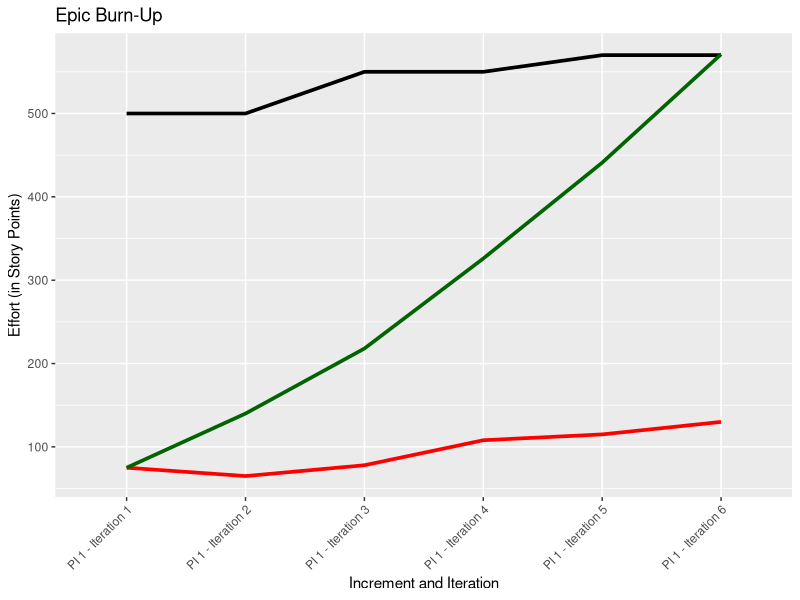
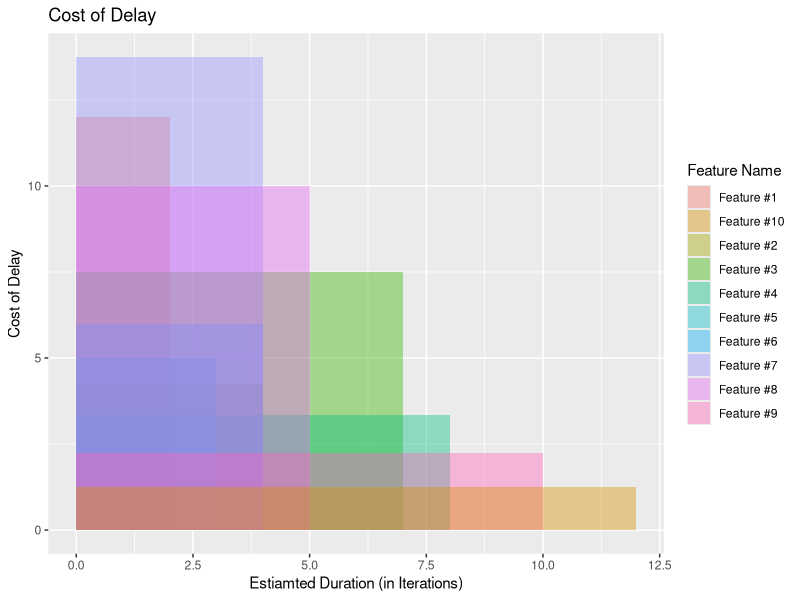
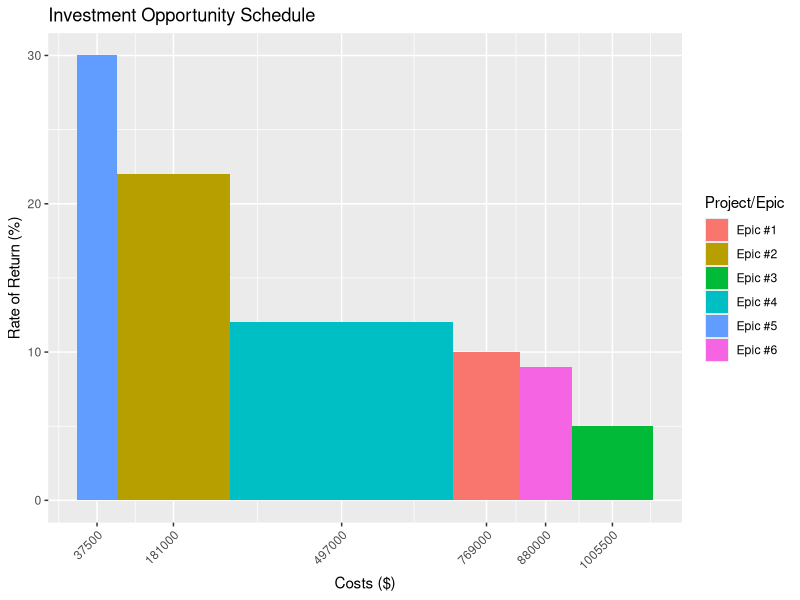
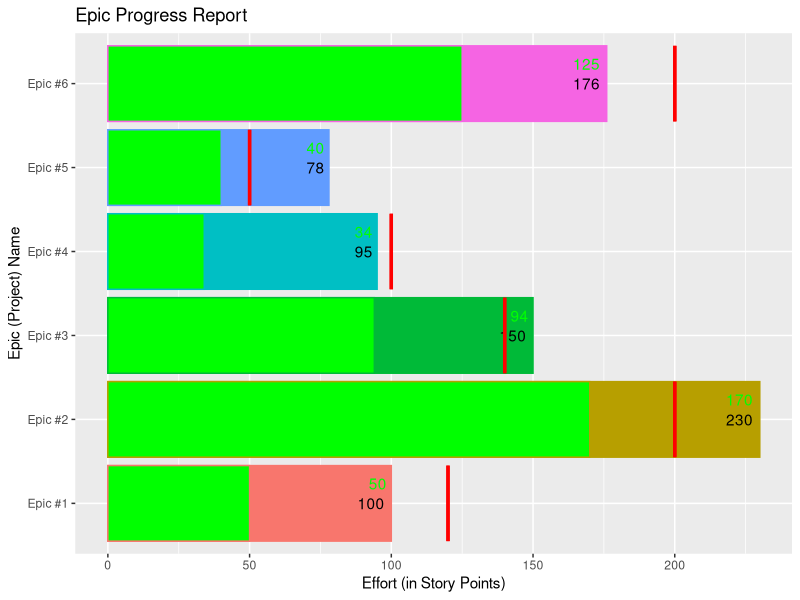
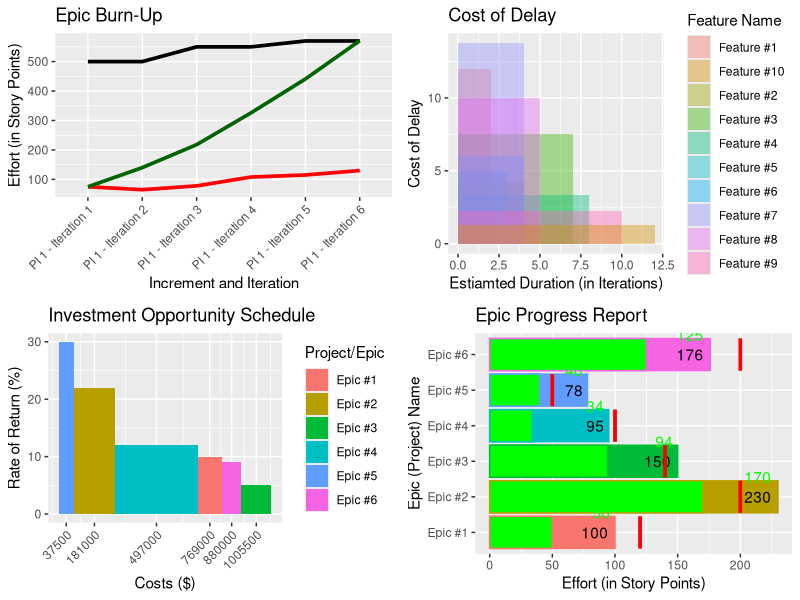

Write R code to recreate these figures, in order.
## ---- chunk 1
#Functions to produce visuals aiding in Portfolio Project Selection and Justification
install.packages("ggplot2")
install.packages("gridExtra")
library(ggplot2)
library(gridExtra)

#Epic Burn-Up Chart Visual
generateEpicBurnUp <- function(iterationName, initialEstimate, actualStoryPoints, cumulativeStoryPoints) {

    df <- data.frame(iterationName, initialEstimate, actualStoryPoints, cumulativeStoryPoints)

    ggplot(df, aes(x = iterationName, y = initialEstimate, group = 1)) +
      geom_line(aes(y = initialEstimate), lwd = 1.25) +
      ggtitle("Epic Burn-Up") +
      xlab("Increment and Iteration") +
      ylab("Effort (in Story Points)") +
      geom_line(aes(y = actualStoryPoints), col = "red", lwd = 1.25) +
      geom_line(aes(y = cumulativeStoryPoints), col = "darkgreen", lwd = 1.25) +
      theme(axis.text.x = element_text(angle = 45, hjust = 1))
}

#Weight Shortest Job First (WSJF) Visual
generateWsjf <- function(featureName, duration, cod) {

    weight <- cod / duration
    df <- data.frame(featureName, duration, cod, weight)
    df$loc <- df$duration / 2

    ggplot(df, aes(x = loc, y = cod, width = duration)) +
      geom_bar(aes(fill = featureName), stat = "identity", position = "identity", alpha = .4) +
      ggtitle("Cost of Delay") +
      guides(fill = guide_legend(title = "Feature Name")) +
      xlab("Estiamted Duration (in Iterations)") +
      ylab("Cost of Delay")
}

#Investment Opportunity Schedule (IOS)
generateIos <- function(projectName, projectReturnRate, projectCost) {

    projectReturnRate <- projectReturnRate * 100
    df <- data.frame(projectName, projectReturnRate, projectCost)
    df <- df[with(df, order(-projectReturnRate)),]
    df$loc <- cumsum(df$projectCost) - df$projectCost / 2

    ggplot(df, aes(x = loc, y = projectReturnRate, width = projectCost)) +
      geom_bar(aes(fill = projectName), stat = "identity") +
      scale_x_continuous(breaks = df$loc) +
      ggtitle("Investment Opportunity Schedule") +
      xlab("Costs ($)") +
      ylab("Rate of Return (%)") +
      guides(fill = guide_legend(title = "Project/Epic")) +
      theme(axis.text.x = element_text(angle = 45, hjust = 1))
}

#Epic Progress Bars
generateEpicProgress <- function(epicNames, startDates, targetDates, totalFeaturePoints, completedFeaturePoints, initialEstimates) {

    df <- data.frame(epicNames, startDates, targetDates, totalFeaturePoints, completedFeaturePoints, initialEstimates)
    df$percentComplete <- completedFeaturePoints / totalFeaturePoints
    df$remainingPoints <- totalFeaturePoints - completedFeaturePoints

    ggplot(df, aes(x = epicNames, y = totalFeaturePoints, color = epicNames)) +
      geom_bar(aes(y = totalFeaturePoints, fill = epicNames), stat = "identity") +
      geom_text(aes(label = totalFeaturePoints), col = "black", hjust = 1.25) +
      geom_bar(aes(y = completedFeaturePoints), fill = "green", stat = "identity") +
      geom_text(aes(label = completedFeaturePoints), col = "green", hjust = 1.25, vjust = -1.15) +
      geom_errorbar(aes(ymin = initialEstimates, ymax = initialEstimates), col = "red", lwd = 1.15) +
      coord_flip() +
      ggtitle("Epic Progress Report") +
      xlab("Epic (Project) Name") +
      ylab("Effort (in Story Points)") +
      theme(legend.position = "none")
}
## ---- chunk 2
#Epic Burn-Up Chart Visual Example
iterationName <- c("PI 1 - Iteration 1", "PI 1 - Iteration 2", "PI 1 - Iteration 3", "PI 1 - Iteration 4", "PI 1 - Iteration 5", "PI 1 - Iteration 6")
initialEstimate <- c(500, 500, 550, 550, 570, 570)
actualStoryPoints <- c(75, 65, 78, 108, 115, 130)
cumulativeStoryPoints <- cumsum(actualStoryPoints)
df <- data.frame(iterationName, initialEstimate, actualStoryPoints, cumulativeStoryPoints)
print(df)
generateEpicBurnUp(iterationName, initialEstimate, actualStoryPoints, cumulativeStoryPoints)
## ---- chunk 3
#WSJF Visual Example
featureName <- c("Feature #1", "Feature #2", "Feature #3", "Feature #4", "Feature #5", "Feature #6", "Feature #7", "Feature #8", "Feature #9", "Feature #10")
duration <- c(2, 4, 7, 8, 3, 4, 4, 5, 10, 12)
cod <- c(12.0, 4.25, 7.5, 3.333, 5.0, 6.0, 13.75, 10.0, 2.25, 1.25)
df <- data.frame(featureName, duration, cod)
print(df)
generateWsjf(featureName, duration, cod)
## ---- chunk 4
#IOS Visual Example
projectName <- c("Epic #1", "Epic #2", "Epic #3", "Epic #4", "Epic #5", "Epic #6")
projectReturnRate <- c(.10, .22, .05, .12, .30, .09)
projectCost <- c(124000, 212000, 153000, 420000, 75000, 98000)
df <- data.frame(projectName, projectReturnRate, projectCost)
print(df)
generateIos(projectName, projectReturnRate, projectCost)
## ---- chunk 5
#Epic Progres Bars Visual Example
epicNames <- c("Epic #1", "Epic #2", "Epic #3", "Epic #4", "Epic #5", "Epic #6")
totalFeaturePoints <- c(100, 230, 150, 95, 78, 176)
completedFeaturePoints <- c(50, 170, 94, 34, 40, 125)
initialEstimates <- c(120, 200, 140, 100, 50, 200)
startDates <- c("2018-02-22", "2018-02-22", "2018-04-22", "2018-06-22", "2018-08-22", "2018-09-22")
targetDates <- c("2018-03-22", "2018-05-22", "2018-07-22", "2018-09-22", "2018-11-22", "2018-12-22")
df <- data.frame(epicNames, totalFeaturePoints, completedFeaturePoints, initialEstimates, startDates, targetDates)
print(df)
generateEpicProgress(epicNames, startDates, targetDates, totalFeaturePoints, completedFeaturePoints, initialEstimates)
## ---- chunk 6
#install.packages("gridExtra")
plot1 <- generateEpicBurnUp(iterationName, initialEstimate, actualStoryPoints, cumulativeStoryPoints)
plot2 <- generateWsjf(featureName, duration, cod)
plot3 <- generateIos(projectName, projectReturnRate, projectCost)
plot4 <- generateEpicProgress(epicNames, startDates, targetDates, totalFeaturePoints, completedFeaturePoints, initialEstimates)
grid.arrange(plot1, plot2, plot3, plot4, ncol = 2)
